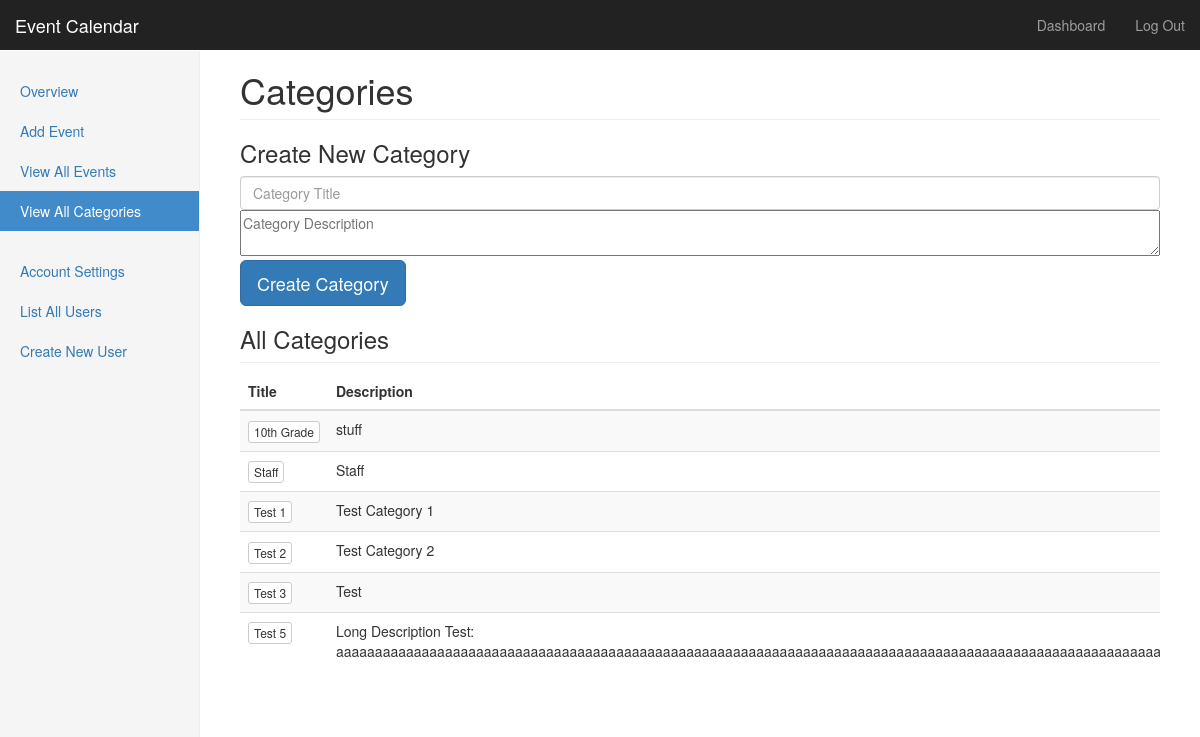
The page /dashboard.php?view=allCategories (signed in) on the database its author committed.
### tables this page shows
CREATE TABLE IF NOT EXISTS `category_types` (
  `category_id` smallint(5) unsigned NOT NULL AUTO_INCREMENT,
  `title` varchar(255) NOT NULL,
  `description` text NOT NULL,
  PRIMARY KEY (`category_id`)
);

### lib/DB.php (called while the page is built, shortened)
<?php
class DB {
    private $_pdo = null,
            $_query = null,
            $_error = false,
            $_errorInfo = null,
            $_results = null,
            $_count = 0,
            $_sql = '';
    public function __construct() {
        try {
            $this->_pdo = new PDO('mysql:host=' . _HOST_NAME_ . ';dbname=' . _DATABASE_NAME_, _USER_NAME_, _DB_PASSWORD_, NULL);
        } catch (PDOException $e) {
            $this->errorMessage = $e->getMessage();
            $this->error = true;
            throw $e;
        }
    }
    public function queryAssoc($sql, $params = array()) {
        $this->_query = $this->_pdo->prepare($sql);
        if ($this->_query->execute($params)) {
            $this->resultsArray = $this->_query->fetchAll(PDO::FETCH_ASSOC);
        }
        return $this;
    }
}
?>

### lib/CategoryTypes.php (the view, shortened to what this page needs)
<?php
function showAllCategories($data = array()) {
    if ($data != array()) {
        $data["error"] = false;
        $data["errorMessage"] = array();
        $data["title"] = trim($data["title"]);
        $data["description"] = trim($data["description"]);
        if ($data["title"] == "") {
            $data["error"] = true;
            $data["errorMessage"][] = "Title cannot be empty.";
        }
        if (!$data["error"]) {
            $data = createCategory($data);
        }
        if (!$data["error"]) {
            print "Thank you, category has been created.<br />";
            print '<br /><br /><td><a href = "dashboard.php?view=allCategories" class="btn btn-sm btn-info">Back</a></td>';
            return $data;
        }
        print "<div class=\"alert alert-danger\" role=\"alert\">";
        foreach ($data["errorMessage"] as $message) {
            print $message . "<br />";
        }
        print "</div>";
    } else {
        $data["title"] = "";
        $data["description"] = "";
    }
    print '<form class="form-createCategory" action ="dashboard.php?view=allCategories" method ="POST" name ="add_category">
        <h3 class="form-createCategory-heading">Create New Category</h3>
        <label for="inputTitle" class="sr-only">Category Title</label>
        <input name="title"  value="' . $data["title"] . '" type="text" id="inputTitle" class="form-control" placeholder ="Category Title" required autofocus>
        <label for="inputDescription" class="sr-only">Description</label>
        <textarea rows="2" name="description" class="responsive-input" placeholder="Category Description" required>' . $data["description"] . '</textarea>
        <button class="btn btn-lg btn-primary" type="submit" name="submit">Create Category</button>
      </form>';
    print '
          <h3 class="sub-header">All Categories</h3>
          <div class="table-responsive">
            <table class="table table-striped">
              <thead>
                <tr>
                  <th>Title</th>
                  <th>Description</th>
                  <th> </th>
                </tr>
              </thead>
              <tbody>';
    $db = new DB;
    $db->queryAssoc("select * from category_types", array());
    $result = $db->resultsArray;
    foreach ($result as $row) {
        print "<tr>";
        print '<td><a href = "dashboard.php?view=category&id=' . $row["category_id"] . '" class="btn btn-xs btn-default">' . $row["title"] . '</a></td>';
        print "<td style=\"text-align: left;\">" . $row["description"] . "</td>";
        print "</tr>";
    }
    print '
              </tbody>
            </table>
          </div>';
}

### css/dashboard.css (style rules this page uses)
body { padding-top: 50px; }
.sub-header { padding-bottom: 10px; border-bottom: 1px solid #eee; }

### css/style.css (style rules this page uses)
.responsive-input { width: 100%; }

### rows shown on the page
category_types: title "10th Grade", description "stuff"
category_types: title "Staff", description "Staff"
category_types: title "Test 1", description "Test Category 1"
category_types: title "Test 2", description "Test Category 2"
category_types: title "Test 3", description "Test"
category_types: title "Test 5", description "Long Description Test:…"
